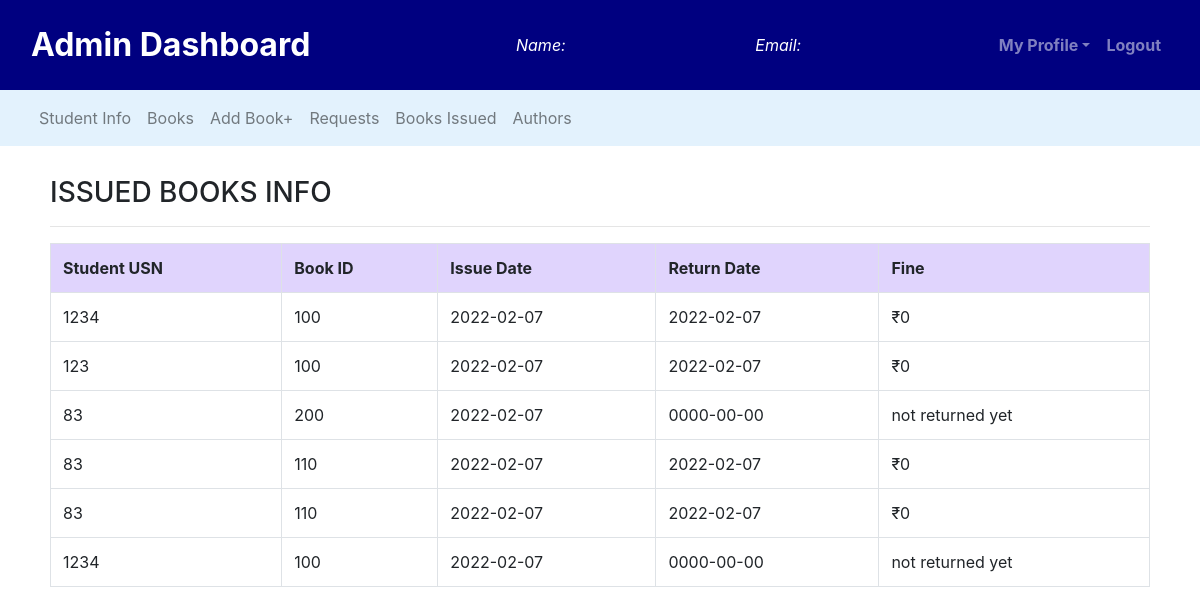
/admin/issue_info.php, run on the app's committed database.
### tables this page shows
CREATE TABLE `issue_book` (
  `id` int(50) NOT NULL,
  `usn` varchar(50) NOT NULL,
  `bookid` varchar(50) NOT NULL,
  `issue_date` date NOT NULL,
  `return_date` date NOT NULL
);

### admin/issue_info.php (the view, shortened to what this page needs)
<?php
$connection = mysqli_connect("localhost","root","");
?>
<!DOCTYPE html>
<html lang="en">
<head>
    <link rel="stylesheet" type="text/css" href="../bootstrap-4.4.1/css/bootstrap.min.css">
</head>
<body>
<nav id="lms" class="navbar navbar-expand-lg navbar-dark ">
		<div class="container-fluid">
			<div class="navbar-header">
				<a class="navbar-brand" href="admin_dashboard.php"><b style ="font-size: xx-large">Admin Dashboard</b></a>
			</div>
			<font style="color: white"><span><em>Name: <?php echo $_SESSION['adminname'];?></em></span></font>
			<font style="color: white"><span><em>Email:<?php echo $_SESSION['adminemail'];?></em></span></font>
			<ul class="nav navbar-nav navbar-right">
				<li class="nav-item dropdown">
					<a class="nav-link dropdown-toggle" data-toggle="dropdown"><b>My Profile</b></a>
				</li>
				<li class="nav-item"><a class="nav-link" href="logout.php"><b>Logout</b></a></li>
			</ul>
		</div>
	</nav>
<nav class="navbar navbar-expand-lg navbar-light" style="background-color: #e3f2fd">
	<div class="container-fluid">
		<ul class="nav navbar-nav navbar-center">
			<li class="nav-item">
				<a href="student_info.php" class="nav-link">Student Info</a>
			</li>
			<li class="nav-item">
				<a href="book_info.php" class="nav-link">Books</a>
			</li>
			<li class="nav-item ">
				<a href="add_book.php" class="nav-link">Add Book+</a>
			</li>
			<li class="nav-item">
				<a href="request.php" class="nav-link">Requests</a>
			</li>
			<li class="nav-item">
				<a href="issue_info.php" class="nav-link">Books Issued</a>
			</li>
			<li class="nav-item">
				<a href="author.php" class="nav-link">Authors</a>
			</li>
		</ul>
	</div>
</nav>
<div  style = "margin: 30px 50px 10px 50px"><h3>ISSUED BOOKS INFO<hr></h3>
<?php
        $res = mysqli_query($connection,"select * from issue_book");
        if(mysqli_num_rows($res)==0)
		{
			echo "No Books Issued";
		}
        else
        {
        echo "<table class='table table-bordered'>";
        echo "<tr style='background-color: #a07ef954'>";
        echo "<th>"; echo "Student USN"; echo "</th>";
        echo "<th>"; echo "Book ID"; echo "</th>";
        echo "<th>"; echo "Issue Date"; echo "</th>";
        echo "<th>"; echo "Return Date"; echo "</th>";
		echo "<th>"; echo "Fine"; echo "</th>";
        echo "</tr>";
        while($row = mysqli_fetch_assoc($res)){
            echo "<tr>";
            echo "<td>"; echo $row["usn"]; echo "</td>";
            echo "<td>"; echo $row["bookid"]; echo "</td>";
            echo "<td>"; echo $row["issue_date"]; echo "</td>";
            echo "<td>"; echo $row["return_date"]; echo "</td>";
			?>
			<td><?php
				$a=0;
				$d=$row['issue_date'];
				$e=$row['return_date'];
				if($e == '0000-00-00'){
					echo "not returned yet";
					continue;
				}
				$b=new DateTime("$d");
				$c=new DateTime("$e");
				$intvl = $b->diff($c);
				$days= $intvl->days;
				if($days > 15){
					$count=$days -15;
					for($i=0; $i<$count; $i++){
						$a+=5;
					}
					echo "₹".$a."<br>";
				}
				else{
					echo "₹".$a."<br>";
				}
				?></td>
			<?php
            echo "</tr>";
        }
        echo "</table>";
        }
?>
  </div>
</body>
</html>

### admin/issue_info.php (style rules this page uses)
#lms { background-color: #000080; height: 90px; }

### data on the page
issue_book: usn "1234", bookid "100", issue_date "2022-02-07", return_date "2022-02-07", a "0"
issue_book: usn "123", bookid "100", issue_date "2022-02-07", return_date "2022-02-07", a "0"
issue_book: usn "83", bookid "200", issue_date "2022-02-07", return_date "0000-00-00", shows "not returned yet"
issue_book: usn "83", bookid "110", issue_date "2022-02-07", return_date "2022-02-07", a "0"
issue_book: usn "83", bookid "110", issue_date "2022-02-07", return_date "2022-02-07", a "0"
issue_book: usn "1234", bookid "100", issue_date "2022-02-07", return_date "0000-00-00", shows "not returned yet"
